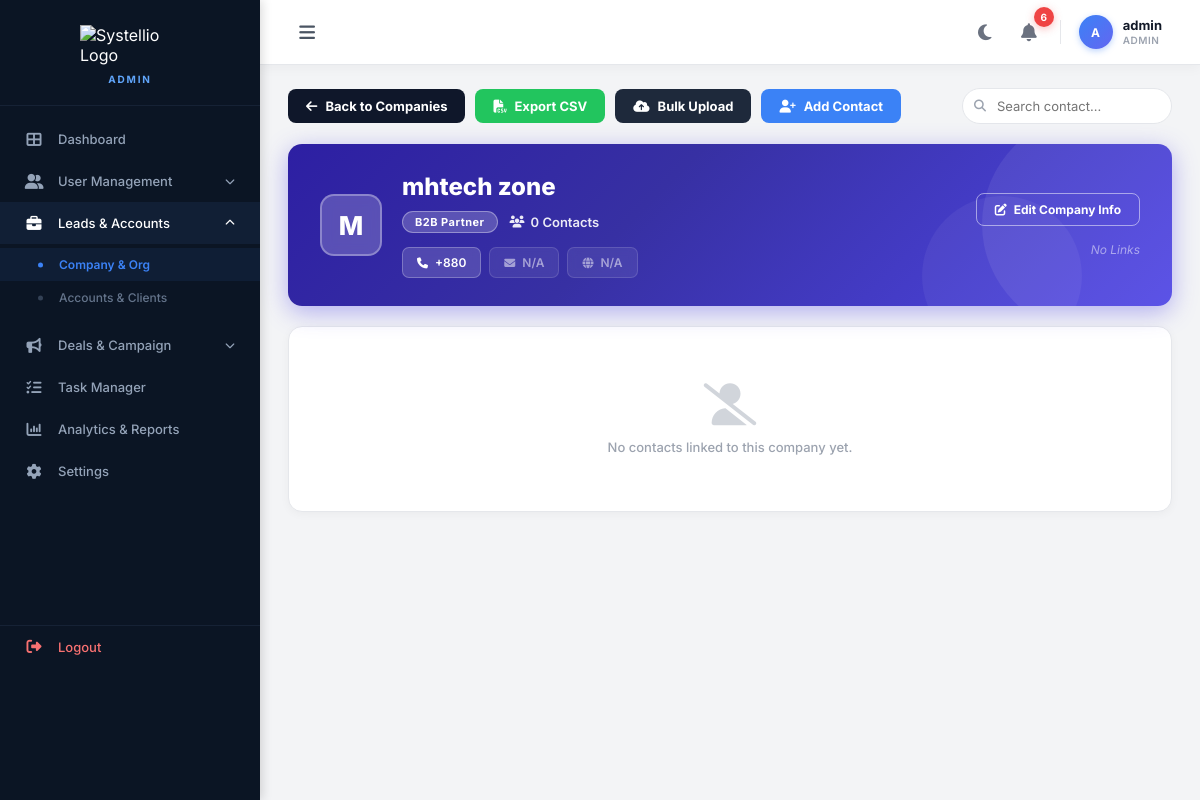
Screenshot of /company_profile.php?id=18 (signed in) with the database file from the repository.
### tables this page shows
CREATE TABLE `companies` (
  `id` int(11) NOT NULL,
  `company_name` varchar(255) NOT NULL,
  `assigned_agent` varchar(255) DEFAULT 'Unassigned',
  `company_email` varchar(255) DEFAULT NULL,
  `company_number` varchar(50) DEFAULT NULL,
  `company_website` varchar(255) DEFAULT NULL,
  `fb_url` varchar(255) DEFAULT NULL,
  `linkedin_url` varchar(255) DEFAULT NULL,
  `insta_url` varchar(255) DEFAULT NULL,
  `twitter_url` varchar(255) DEFAULT NULL,
  `total_contacts` int(11) DEFAULT 0,
  `created_at` timestamp NOT NULL DEFAULT current_timestamp(),
  `created_by` int(11) DEFAULT NULL,
  `status` varchar(10) NOT NULL DEFAULT 'active',
  `inactive_by` int(11) DEFAULT NULL,
  `inactive_by_role` varchar(20) DEFAULT NULL
);

### company_profile.php (the view, shortened to what this page needs)
<?php
include 'config.php';
$company_id = isset($_GET['id']) ? (int)$_GET['id'] : 0;
function h($v) { return htmlspecialchars($v ?? ''); }
$company = null;
$cq = mysqli_query($conn, "SELECT * FROM companies WHERE id = $company_id LIMIT 1");
if ($cq && mysqli_num_rows($cq) > 0) {
    $company = mysqli_fetch_assoc($cq);
} else {
    header("Location: company_list.php");
    exit();
}
$clients      = [];
$client_count = 0;
$clq = mysqli_query($conn, "SELECT * FROM contacts WHERE company_id = $company_id ORDER BY id DESC");
if ($clq) {
    $client_count = mysqli_num_rows($clq);
}
$avatar_letter  = strtoupper(substr($company['company_name'], 0, 1));
$has_fb  = !empty($company['fb_url']);
$has_li  = !empty($company['linkedin_url']);
$has_ig  = !empty($company['insta_url']);
$has_tw  = !empty($company['twitter_url']);
$has_web = !empty($company['company_website']);
$no_links = !$has_fb && !$has_li && !$has_ig && !$has_tw;
?>
<!DOCTYPE html>
<html lang="en">
<head>
    <link rel="stylesheet" href="https://cdnjs.cloudflare.com/ajax/libs/font-awesome/6.4.0/css/all.min.css">
</head>
<body>
<?php
    include 'sidebar.php';
?>
<div class="main-content">
    <?php include 'topbar.php'; ?>
    <div class="page-wrap">
        <div class="action-bar">
            <a href="company_list.php" class="btn-back">
                <i class="fa-solid fa-arrow-left"></i> Back to Companies
            </a>
            <button class="btn-green" onclick="exportCSV()">
                <i class="fa-solid fa-file-csv"></i> Export CSV
            </button>
            <button class="btn-dark" onclick="bulkUpload()">
                <i class="fa-solid fa-cloud-arrow-up"></i> Bulk Upload
            </button>
            <button class="btn-blue" onclick="addContact()">
                <i class="fa-solid fa-user-plus"></i> Add Contact
            </button>
            <div class="search-box">
                <i class="fa-solid fa-magnifying-glass"></i>
                <input type="text" id="clientSearch" placeholder="Search contact..." oninput="filterClients()">
            </div>
        </div>
        <div class="hero-banner">
            <div class="hero-left">
                <div class="company-avatar"><?= $avatar_letter ?></div>
                <div class="hero-info">
                    <h2><?= h($company['company_name']) ?></h2>
                    <div class="hero-meta">
                        <span class="badge-b2b">B2B Partner</span>
                        <span class="contacts-count">
                            <i class="fa-solid fa-users" style="font-size:12px;"></i>
                            <?= $client_count ?> Contacts
                        </span>
                    </div>
                    <div class="hero-contact-row">
                        <?php if(!empty($company['company_number'])): ?>
                        <a href="tel:<?= h($company['company_number']) ?>" class="hc-btn">
                            <i class="fa-solid fa-phone" style="font-size:11px;"></i>
                            <?= h($company['company_number']) ?>
                        </a>
                        <?php else: ?>
                        <span class="hc-btn" style="opacity:.55;cursor:default;">
                            <i class="fa-solid fa-phone" style="font-size:11px;"></i> N/A
                        </span>
                        <?php endif; ?>
                        <?php if(!empty($company['company_email'])): ?>
                        <a href="mailto:<?= h($company['company_email']) ?>" class="hc-btn">
                            <i class="fa-solid fa-envelope" style="font-size:11px;"></i>
                            <?= h($company['company_email']) ?>
                        </a>
                        <?php else: ?>
                        <span class="hc-btn" style="opacity:.55;cursor:default;">
                            <i class="fa-solid fa-envelope" style="font-size:11px;"></i> N/A
                        </span>
                        <?php endif; ?>
                        <?php if($has_web): ?>
                        <a href="<?= h($company['company_website']) ?>" target="_blank" class="hc-btn">
                            <i class="fa-solid fa-globe" style="font-size:11px;"></i>
                            <?= h($company['company_website']) ?>
                        </a>
                        <?php else: ?>
                        <span class="hc-btn" style="opacity:.55;cursor:default;">
                            <i class="fa-solid fa-globe" style="font-size:11px;"></i> N/A
                        </span>
                        <?php endif; ?>
                    </div>
                </div>
            </div>
            <div class="hero-right">
                <a href="?id=<?= $company_id ?>&edit=1" class="btn-edit-company">
                    <i class="fa-solid fa-pen-to-square"></i> Edit Company Info
                </a>
                <?php if($no_links): ?>
                    <span class="no-links-txt">No Links</span>
                <?php endif; ?>
            </div>
        </div>
        <div class="table-card">
            <?php if (empty($clients)): ?>
            <div class="empty-state">
                <i class="fa-solid fa-user-slash"></i>
                <p>No contacts linked to this company yet.</p>
            </div>
            <?php endif; ?>
        </div>
    </div>
</div>
</body>
</html>

### company_profile.php (style rules this page uses)
* { margin:0; padding:0; box-sizing:border-box; font-family:'Inter',sans-serif; }
body { background:#f3f4f6; display:flex; height:100vh; overflow:hidden; color:#111827; }
.main-content { flex-grow:1; display:flex; flex-direction:column; overflow-y:auto; background:#f3f4f6; }
.page-wrap { padding:24px 28px; display:flex; flex-direction:column; gap:20px; }
.action-bar { display:flex; align-items:center; gap:10px; flex-wrap:wrap; }
.btn-back { background:#0f172a; color:#fff; padding:9px 18px; border-radius:8px; font-size:13px; font-weight:700; text-decoration:none; display:inline-flex; align-items:center; gap:8px; border:none; cursor:pointer; transition:.2s; }
.btn-green { background:#22c55e; color:#fff; padding:9px 18px; border-radius:8px; font-size:13px; font-weight:700; border:none; cursor:pointer; display:inline-flex; align-items:center; gap:8px; transition:.2s; }
.btn-dark { background:#1e293b; color:#fff; padding:9px 18px; border-radius:8px; font-size:13px; font-weight:700; border:none; cursor:pointer; display:inline-flex; align-items:center; gap:8px; transition:.2s; }
.btn-blue { background:#3b82f6; color:#fff; padding:9px 18px; border-radius:8px; font-size:13px; font-weight:700; border:none; cursor:pointer; display:inline-flex; align-items:center; gap:8px; transition:.2s; }
.search-box { position:relative; }
.search-box i { position:absolute; left:12px; top:50%; transform:translateY(-50%); color:#9ca3af; font-size:12px; }
.search-box input { padding:9px 14px 9px 34px; border:1px solid #e5e7eb; border-radius:20px; font-size:13px; font-family:'Inter',sans-serif; outline:none; width:210px; color:#374151; background:#fff; transition:.2s; }
.hero-banner { background: linear-gradient(135deg, #2d1fa3 0%, #3730a3 40%, #4f46e5 100%); border-radius:14px; padding:28px 32px; display:flex; align-items:center; justify-content:space-between; position:relative; overflow:hidden; color:#fff; box-shadow:0 6px 24px rgba(79,70,229,.4); }
.hero-banner::before { content:''; position:absolute; right:-30px; top:-30px; width:220px; height:220px; border-radius:50%; background:rgba(255,255,255,.07); }
.hero-banner::after { content:''; position:absolute; right:90px; bottom:-50px; width:160px; height:160px; border-radius:50%; background:rgba(255,255,255,.05); }
.hero-left { display:flex; align-items:center; gap:20px; z-index:1; }
.company-avatar { width:62px; height:62px; border-radius:14px; background:rgba(255,255,255,.2); backdrop-filter:blur(6px); display:flex; align-items:center; justify-content:center; font-size:26px; font-weight:800; color:#fff; flex-shrink:0; border:2px solid rgba(255,255,255,.3); }
.hero-info h2 { font-size:24px; font-weight:800; margin-bottom:10px; }
.hero-meta { display:flex; align-items:center; gap:12px; margin-bottom:14px; }
.badge-b2b { background:rgba(255,255,255,.2); border:1px solid rgba(255,255,255,.35); color:#fff; font-size:11px; font-weight:700; padding:3px 12px; border-radius:20px; letter-spacing:.5px; }
.contacts-count { font-size:13px; font-weight:600; display:flex; align-items:center; gap:6px; opacity:.9; }
.hero-contact-row { display:flex; gap:8px; flex-wrap:wrap; }
.hc-btn { background:rgba(255,255,255,.15); border:1px solid rgba(255,255,255,.25); color:#fff; padding:7px 14px; border-radius:7px; font-size:12px; font-weight:600; display:inline-flex; align-items:center; gap:7px; text-decoration:none; transition:.2s; backdrop-filter:blur(4px); }
.hero-right { display:flex; flex-direction:column; align-items:flex-end; gap:16px; z-index:1; }
.no-links-txt { font-size:12px; opacity:.5; font-style:italic; }
.btn-edit-company { background:transparent; border:1.5px solid rgba(255,255,255,.5); color:#fff; padding:8px 18px; border-radius:8px; font-size:12px; font-weight:700; cursor:pointer; display:inline-flex; align-items:center; gap:7px; transition:.2s; text-decoration:none; }
.table-card { background:#fff; border-radius:14px; border:1px solid #e5e7eb; box-shadow:0 2px 10px rgba(0,0,0,.04); overflow:hidden; }
.empty-state { display:flex; flex-direction:column; align-items:center; justify-content:center; padding:56px 20px; color:#9ca3af; }
.empty-state i { font-size:42px; margin-bottom:14px; color:#d1d5db; }
.empty-state p { font-size:13px; font-weight:500; }

### rows the page displays
companies: company_name "M", company_name "mhtech zone", company_number "+880"

### other values shown
$sidebarRole "ADMIN"
$_notif_count "6"
$_tb_initials "A"
$_tb_name "admin"
$_tb_role_display "ADMIN"
$client_count "0"
